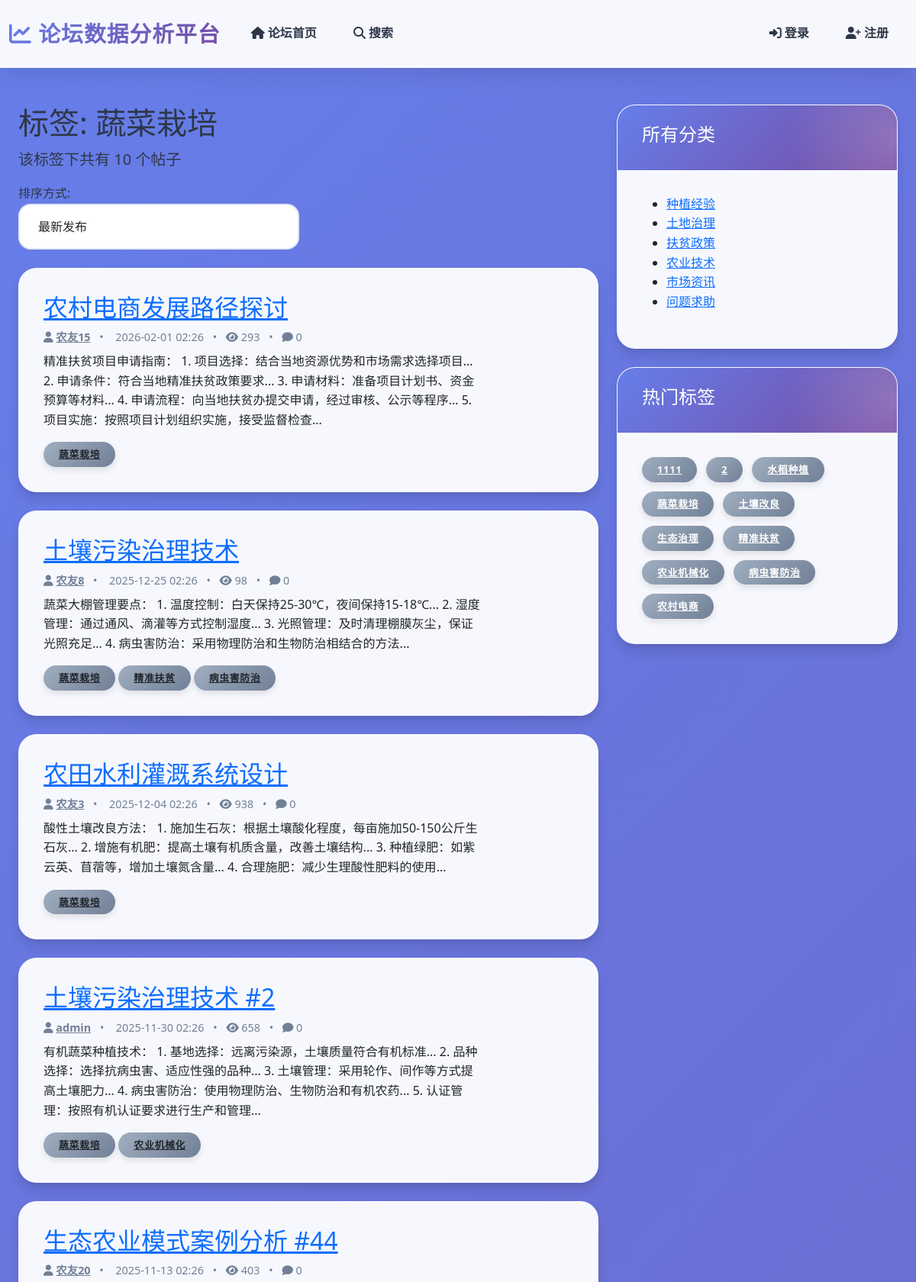
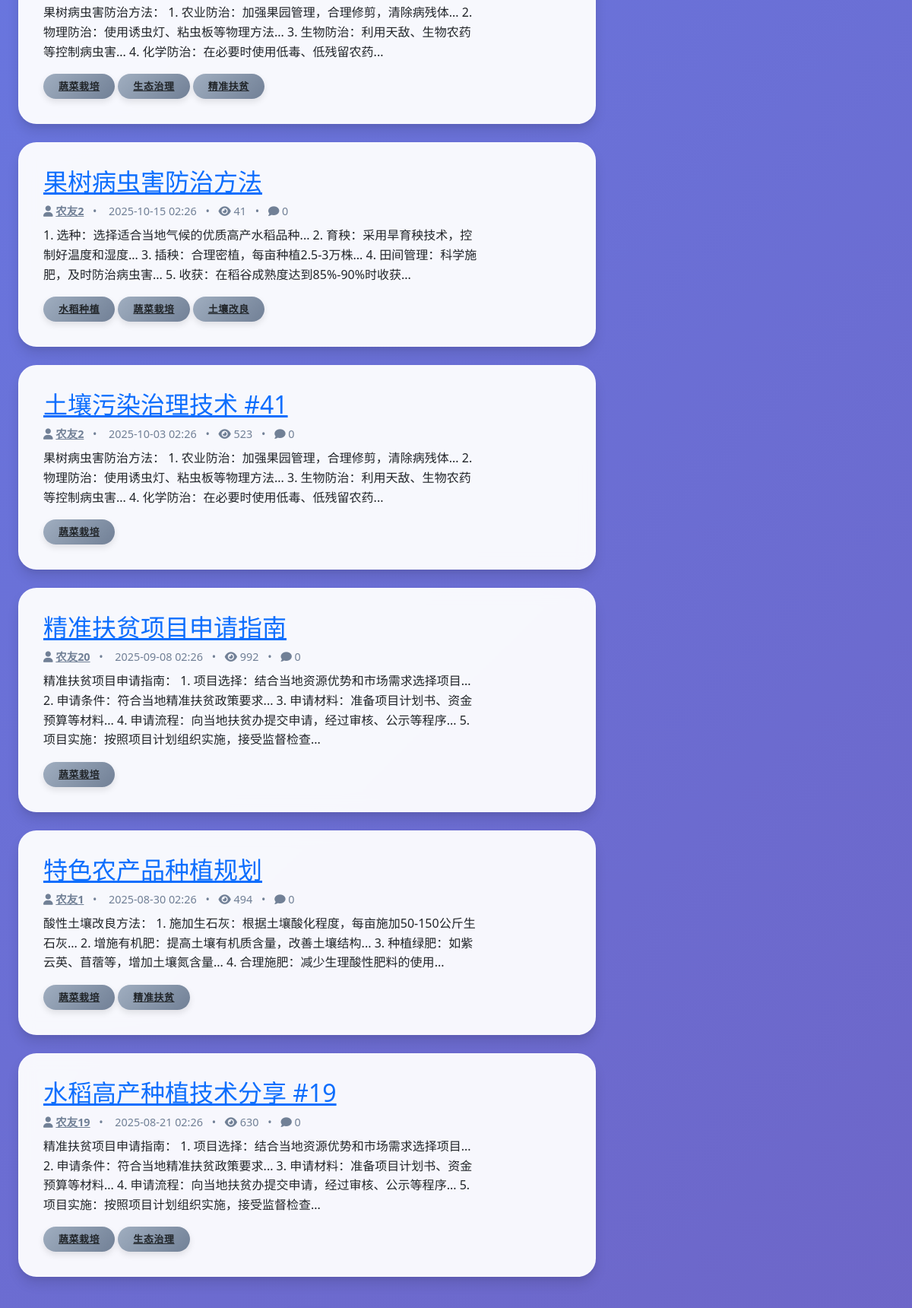
The page /forum/forum/tag/2 (upper part) on the database its author committed (2 pictures, top to bottom).
### app/models/tag.py (models this page shows, shortened)
class Tag(Treet_IP_Conn.Model):
    __tablename__ = 'tags'
    TagID = Treet_IP_Conn.Column(Treet_IP_Conn.Integer, primary_key=True, autoincrement=True)
    TagName = Treet_IP_Conn.Column(Treet_IP_Conn.String(50), nullable=False, unique=True, index=True)
    UsageCount = Treet_IP_Conn.Column(Treet_IP_Conn.Integer, default=0)

### app/models/post.py (models this page shows, shortened)
class Post(Treet_IP_Conn.Model):
    __tablename__ = 'posts'
    STATUS_PENDING = 'pending'
    STATUS_APPROVED = 'approved'
    STATUS_REJECTED = 'rejected'
    PostID = Treet_IP_Conn.Column(Treet_IP_Conn.Integer, primary_key=True, autoincrement=True)
    PostTitle = Treet_IP_Conn.Column(Treet_IP_Conn.String(200), nullable=False, index=True)  # 添加索引以优化标题搜索
    PostContent = Treet_IP_Conn.Column(Treet_IP_Conn.Text, nullable=False)
    PublishTime = Treet_IP_Conn.Column(Treet_IP_Conn.DateTime, nullable=True, index=True)  # 添加索引以优化发布时间查询
    LastModified = Treet_IP_Conn.Column(Treet_IP_Conn.DateTime, default=datetime.utcnow, onupdate=datetime.utcnow, index=True)  # 添加索引以优化修改时间查询
    CreationTime = Treet_IP_Conn.Column(Treet_IP_Conn.DateTime, default=datetime.utcnow, index=True)
    Status = Treet_IP_Conn.Column(Treet_IP_Conn.String(20), default=STATUS_PENDING, index=True)  # pending, approved, rejected
    ViewCount = Treet_IP_Conn.Column(Treet_IP_Conn.Integer, default=0, index=True)
    IsSticky = Treet_IP_Conn.Column(Treet_IP_Conn.Boolean, default=False, index=True)  # 是否置顶
    ReviewerID = Treet_IP_Conn.Column(Treet_IP_Conn.Integer, Treet_IP_Conn.ForeignKey('users.UserID', ondelete='SET NULL'), nullable=True, index=True)
    ReviewTime = Treet_IP_Conn.Column(Treet_IP_Conn.DateTime, nullable=True, index=True)
    ReviewComment = Treet_IP_Conn.Column(Treet_IP_Conn.Text, nullable=True)
    AIAuditResult = Treet_IP_Conn.Column(Treet_IP_Conn.Boolean, nullable=True, index=True)  # AI审核结果：True表示合规，False表示违规
    AIAuditTime = Treet_IP_Conn.Column(Treet_IP_Conn.DateTime, nullable=True, index=True)  # AI审核时间
    IsAIAudit = Treet_IP_Conn.Column(Treet_IP_Conn.Boolean, default=False, index=True)  # 是否由AI进行审核
    UserID = Treet_IP_Conn.Column(Treet_IP_Conn.Integer, Treet_IP_Conn.ForeignKey('users.UserID', ondelete='CASCADE'), nullable=False, index=True)
    reviewer = Treet_IP_Conn.relationship('User', foreign_keys=[ReviewerID], backref='reviewed_posts')
    comments = Treet_IP_Conn.relationship('Comment', backref='post', lazy='dynamic', cascade='all, delete-orphan')
    categories = Treet_IP_Conn.relationship('Category', secondary='postcategories', backref=Treet_IP_Conn.backref('posts', lazy='dynamic'))
    tags = Treet_IP_Conn.relationship('Tag', secondary=posttags, backref=Treet_IP_Conn.backref('posts', lazy='dynamic'))

### app/models/user.py (models this page shows, shortened)
class User(UserMixin, Treet_IP_Conn.Model):
    __tablename__ = 'users'
    UserID = Treet_IP_Conn.Column(Treet_IP_Conn.Integer, primary_key=True, autoincrement=True)
    UserName = Treet_IP_Conn.Column(Treet_IP_Conn.String(50), unique=True, nullable=False, index=True)
    RegistrationDate = Treet_IP_Conn.Column(Treet_IP_Conn.DateTime, default=datetime.utcnow, index=True)  # 添加索引以优化按注册时间查询
    LastLoginTime = Treet_IP_Conn.Column(Treet_IP_Conn.DateTime, default=datetime.utcnow, onupdate=datetime.utcnow, index=True)  # 添加索引以优化按登录时间查询
    PasswordHash = Treet_IP_Conn.Column(Treet_IP_Conn.String(255), nullable=False)
    Reputation = Treet_IP_Conn.Column(Treet_IP_Conn.Integer, default=0, index=True)  # 用户声望值
    Status = Treet_IP_Conn.Column(Treet_IP_Conn.Enum(UserStatus), default=UserStatus.ACTIVE, index=True)  # 添加索引以优化状态筛选
    Role = Treet_IP_Conn.Column(Treet_IP_Conn.Enum(UserRole), default=UserRole.USER, index=True)  # 添加用户角色
    UserBio = Treet_IP_Conn.Column(Treet_IP_Conn.Text, default='')  # 个人简介
    AvatarURL = Treet_IP_Conn.Column(Treet_IP_Conn.String(255), default='')  # 头像URL
    Points = Treet_IP_Conn.Column(Treet_IP_Conn.Integer, default=0, index=True)  # 积分余额
    Level = Treet_IP_Conn.Column(Treet_IP_Conn.Integer, default=1, index=True)  # 用户等级
    TotalPointsEarned = Treet_IP_Conn.Column(Treet_IP_Conn.Integer, default=0)  # 累计获得的积分
    ConsecutiveCheckInDays = Treet_IP_Conn.Column(Treet_IP_Conn.Integer, default=0)  # 连续签到天数
    LastCheckInDate = Treet_IP_Conn.Column(Treet_IP_Conn.Date, nullable=True)  # 最后签到日期
    IsPhoneBound = Treet_IP_Conn.Column(Treet_IP_Conn.Boolean, default=False)  # 是否绑定手机
    IsProfileCompleted = Treet_IP_Conn.Column(Treet_IP_Conn.Boolean, default=False)  # 是否完善个人资料
    posts = Treet_IP_Conn.relationship('Post', backref='author', foreign_keys='Post.UserID', lazy='dynamic', cascade='all, delete-orphan')
    comments = Treet_IP_Conn.relationship('Comment', backref='author', foreign_keys='Comment.UserID', lazy='dynamic', cascade='all, delete-orphan')

### app/models/category.py (models this page shows, shortened)
class Category(Treet_IP_Conn.Model):
    __tablename__ = 'categories'
    CategoryID = Treet_IP_Conn.Column(Treet_IP_Conn.Integer, primary_key=True, autoincrement=True)
    CategoryName = Treet_IP_Conn.Column(Treet_IP_Conn.String(50), nullable=False, unique=True, index=True)
    Description = Treet_IP_Conn.Column(Treet_IP_Conn.String(200))
    IsActive = Treet_IP_Conn.Column(Treet_IP_Conn.Boolean, default=True)

### app/routes/forum.py (the view)
@forum.route('/forum/tag/<int:tag_id>')
def tag_posts(tag_id):
    tag = Tag.query.get_or_404(tag_id)
    sort_by = request.args.get('sort', 'latest')
    page = request.args.get('page', 1, type=int)
    per_page = 10
    query = Post.query.options(Treet_IP_Conn.joinedload(Post.author)).join(Post.tags).filter(Tag.TagID == tag_id, Post.Status == 'approved')
    if sort_by == 'latest':
        query = query.order_by(Post.CreationTime.desc())
    elif sort_by == 'hottest':
        query = query.order_by(Post.CommentCount.desc())
    elif sort_by == 'most_viewed':
        query = query.order_by(Post.ViewCount.desc())
    posts = query.paginate(page=page, per_page=per_page, error_out=False)
    categories = Category.query.all()
    tags = Tag.query.order_by(desc(Tag.UsageCount)).limit(10).all()
    return render_template('forum/tag_posts.html',
                           tag=tag,
                           posts=posts,
                           categories=categories,
                           tags=tags,
                           sort_by=sort_by)

### app/templates/forum/tag_posts.html (shortened to what this page needs)
{% extends 'base.html' %}
{% block content %}
<div class="container mt-5">
    <div class="row">
        <div class="col-md-8">
            <div class="page-header">
                <h1>标签: {{ tag.TagName }}</h1>
                <p class="lead">该标签下共有 {{ tag.posts.count() }} 个帖子</p>
            </div>
            <div class="filter-bar mb-4">
                <div class="row">
                    <div class="col-md-6">
                        <div class="form-inline">
                            <label for="sort-by" class="mr-2">排序方式:</label>
                            <select id="sort-by" class="form-control" onchange="location = this.value;">
                                <option value="{{ url_for('forum.tag_posts', tag_id=tag.TagID, sort='latest') }}" {% if sort_by == 'latest' %}selected{% endif %}>最新发布</option>
                            </select>
                        </div>
                    </div>
                </div>
            </div>
            <div class="post-list">
                {% for post in posts.items %}
                <div class="card mb-4">
                    <div class="card-body">
                        <div class="row">
                            <div class="col-md-10">
                                <h2 class="card-title"><a href="{{ url_for('forum.post_detail', post_id=post.PostID) }}">{{ post.PostTitle }}</a></h2>
                                <div class="post-meta mb-2">
                                    <span><i class="fa fa-user"></i> <a href="{{ url_for('auth.profile', user_id=post.UserID) }}">{{ post.author.UserName }}</a></span>
                                    <span class="mx-2">•</span>
                                    <span> {{ post.CreationTime.strftime('%Y-%m-%d %H:%M') }}</span>
                                    <span class="mx-2">•</span>
                                    <span><i class="fa fa-eye"></i> {{ post.ViewCount or 0 }}</span>
                                    <span class="mx-2">•</span>
                                    <span><i class="fa fa-comment"></i> {{ post.CommentCount or 0 }}</span>
                                </div>
                                <p class="card-text">{{ post.PostContent|striptags|truncate(150) }}</p>
                                <div class="post-tags">
                                    {% for post_tag in post.tags %}
                                    <span class="badge badge-secondary">
                                        <a href="{{ url_for('forum.tag_posts', tag_id=post_tag.TagID) }}" class="text-dark">
                                            {{ post_tag.TagName }}
                                        </a>
                                    </span>
                                    {% endfor %}
                                </div>
                            </div>
                        </div>
                    </div>
                </div>
                {% endfor %}
            </div>
        </div>
        <div class="col-md-4">
            <div class="card mb-4">
                <div class="card-header bg-primary text-white">
                    <h4>所有分类</h4>
                </div>
                <div class="card-body">
                    <ul class="sidebar-list">
                        {% for category in categories %}
                        <li>
                            <a href="{{ url_for('forum.category_posts', category_id=category.CategoryID) }}">
                                {{ category.CategoryName }}
                            </a>
                        </li>
                        {% endfor %}
                    </ul>
                </div>
            </div>
            <div class="card mb-4">
                <div class="card-header bg-primary text-white">
                    <h4>热门标签</h4>
                </div>
                <div class="card-body">
                    <div class="tag-cloud">
                        {% for hot_tag in tags %}
                        <a href="{{ url_for('forum.tag_posts', tag_id=hot_tag.TagID) }}" class="badge badge-secondary">
                            {{ hot_tag.TagName }}
                        </a>
                        {% endfor %}
                    </div>
                </div>
            </div>
        </div>
    </div>
</div>
{% endblock %}

### app/static/css/modern_style.css (style rules this page uses)
:root { --primary-color: #667eea; --primary-dark: #5a67d8; --primary-light: #a3bffa; --secondary-color: #764ba2; --success-color: #48bb78; --danger-color: #f56565; --warning-color: #ed8936; --info-color: #4299e1; --light-color: #f7fafc; --dark-color: #2d3748; --text-primary: #2d3748; --text-secondary: #718096; --border-color: #e2e8f0; --shadow-sm: 0 1px 3px rgba(0, 0, 0, 0.12), 0 1px 2px rgba(0, 0, 0, 0.24); --shadow-md: 0 4px 6px rgba(0, 0, 0, 0.1), 0 2px 4px rgba(0, 0, 0, 0.06); --shadow-lg: 0 10px 15px rgba(0, 0, 0, 0.1), 0 4px 6px rgba(0, 0, 0, 0.05); --shadow-xl: 0 20px 25px rgba(0, 0, 0, 0.1), 0 10px 10px rgba(0, 0, 0, 0.04); --shadow-2xl: 0 25px 50px -12px rgba(0, 0, 0, 0.25); --gradient-primary: linear-gradient(135deg, #667eea 0%, #764ba2 100%); --gradient-success: linear-gradient(135deg, #48bb78 0%, #38a169 100%); --gradient-danger: linear-gradient(135deg, #f56565 0%, #e53e3e 100%); --gradient-info: linear-gradient(135deg, #4299e1 0%, #3182ce 100%); --gradient-warm: linear-gradient(135deg, #f093fb 0%, #f5576c 100%); --gradient-cool: linear-gradient(135deg, #4facfe 0%, #00f2fe 100%); --gradient-sunset: linear-gradient(135deg, #fa709a 0%, #fee140 100%); --gradient-ocean: linear-gradient(135deg, #a8edea 0%, #fed6e3 100%); --glass-bg: rgba(255, 255, 255, 0.95); --glass-border: rgba(255, 255, 255, 0.2); }
* { margin: 0; padding: 0; box-sizing: border-box; }
body { font-family: 'Segoe UI', 'PingFang SC', 'Microsoft YaHei', -apple-system, BlinkMacSystemFont, sans-serif; background: linear-gradient(135deg, #667eea 0%, #764ba2 50%, #f093fb 100%); background-attachment: fixed; background-size: 400% 400%; animation: gradientBG 15s ease infinite; color: var(--text-primary); line-height: 1.6; min-height: 100vh; }
.card { border: none; border-radius: 24px; box-shadow: var(--shadow-lg); transition: all 0.4s cubic-bezier(0.4, 0, 0.2, 1); background: var(--glass-bg); backdrop-filter: blur(10px); border: 1px solid var(--glass-border); overflow: hidden; margin-bottom: 2rem; position: relative; }
.card::before { content: ''; position: absolute; top: 0; left: 0; right: 0; height: 4px; background: var(--gradient-primary); opacity: 0; transition: opacity 0.3s ease; }
.card-header { background: var(--gradient-primary); color: white; border: none; padding: 1.5rem 2rem; font-weight: 700; font-size: 1.25rem; position: relative; overflow: hidden; }
.card-header::after { content: ''; position: absolute; top: -50%; right: -50%; width: 100%; height: 200%; background: radial-gradient(circle, rgba(255,255,255,0.2) 0%, transparent 70%); animation: shimmer 3s infinite; }
.card-body { padding: 2rem; }
.post-meta { font-size: 0.9rem; color: var(--text-secondary); margin-bottom: 1.25rem; }
.post-meta a { color: var(--text-secondary); transition: all 0.3s ease; font-weight: 600; }
.badge { padding: 0.625rem 1.25rem; border-radius: 24px; font-weight: 700; font-size: 0.8rem; text-transform: uppercase; letter-spacing: 0.75px; box-shadow: 0 4px 8px rgba(0, 0, 0, 0.1); transition: all 0.3s ease; }
.badge-secondary { background: linear-gradient(135deg, #a0aec0 0%, #718096 100%); color: white; }
.form-control { border-radius: 16px; border: 2px solid var(--border-color); padding: 1rem 1.5rem; transition: all 0.3s ease; font-size: 1rem; background: white; }
.container { max-width: 1280px; }
.tag-cloud { display: flex; flex-wrap: wrap; gap: 0.75rem; }

### rows shown on the page
Tag: TagName "蔬菜栽培"
Post: PostTitle "农村电商发展路径探讨", author.UserName "农友15", CreationTime "2026-02-01 02:26", ViewCount "293", CommentCount "0", PostContent "精准扶贫项目申请指南： 1. 项目选择：结合当地资源优势和市场需求选择项目... 2. 申请条件：符合当地精准扶贫政策要求... 3. 申请材料：准备项目计划书、资金预算等材料... 4. 申请流程：向当地扶贫办提交申请，经过审核、公示等程序... 5. 项目实施：按照项目计划组织实施，接受监督检查..."
Post: PostTitle "土壤污染治理技术", author.UserName "农友8", CreationTime "2025-12-25 02:26", ViewCount "98", CommentCount "0", PostContent "蔬菜大棚管理要点： 1. 温度控制：白天保持25-30℃，夜间保持15-18℃... 2. 湿度管理：通过通风、滴灌等方式控制湿度... 3. 光照管理：及时清理棚膜灰尘，保证光照充足... 4. 病虫害防治：采用物理防治和生物防治相结合的方法..."
Tag: TagName "精准扶贫"
Tag: TagName "病虫害防治"
Post: PostTitle "农田水利灌溉系统设计", author.UserName "农友3", CreationTime "2025-12-04 02:26", ViewCount "938", CommentCount "0", PostContent "酸性土壤改良方法： 1. 施加生石灰：根据土壤酸化程度，每亩施加50-150公斤生石灰... 2. 增施有机肥：提高土壤有机质含量，改善土壤结构... 3. 种植绿肥：如紫云英、苜蓿等，增加土壤氮含量... 4. 合理施肥：减少生理酸性肥料的使用..."
Post: PostTitle "土壤污染治理技术 #2", author.UserName "admin", CreationTime "2025-11-30 02:26", ViewCount "658", CommentCount "0", PostContent "有机蔬菜种植技术： 1. 基地选择：远离污染源，土壤质量符合有机标准... 2. 品种选择：选择抗病虫害、适应性强的品种... 3. 土壤管理：采用轮作、间作等方式提高土壤肥力... 4. 病虫害防治：使用物理防治、生物防治和有机农药... 5. 认证管理：按照有机认证要求进行生产和管理..."
Tag: TagName "农业机械化"
Post: PostTitle "生态农业模式案例分析 #44", author.UserName "农友20", CreationTime "2025-11-13 02:26", ViewCount "403", CommentCount "0", PostContent "果树病虫害防治方法： 1. 农业防治：加强果园管理，合理修剪，清除病残体... 2. 物理防治：使用诱虫灯、粘虫板等物理方法... 3. 生物防治：利用天敌、生物农药等控制病虫害... 4. 化学防治：在必要时使用低毒、低残留农药..."
Tag: TagName "生态治理"
Post: PostTitle "果树病虫害防治方法", author.UserName "农友2", CreationTime "2025-10-15 02:26", ViewCount "41", CommentCount "0", PostContent "1. 选种：选择适合当地气候的优质高产水稻品种... 2. 育秧：采用旱育秧技术，控制好温度和湿度... 3. 插秧：合理密植，每亩种植2.5-3万株... 4. 田间管理：科学施肥，及时防治病虫害... 5. 收获：在稻谷成熟度达到85%-90%时收获..."
Tag: TagName "水稻种植"
Tag: TagName "土壤改良"
Post: PostTitle "土壤污染治理技术 #41", author.UserName "农友2", CreationTime "2025-10-03 02:26", ViewCount "523", CommentCount "0", PostContent "果树病虫害防治方法： 1. 农业防治：加强果园管理，合理修剪，清除病残体... 2. 物理防治：使用诱虫灯、粘虫板等物理方法... 3. 生物防治：利用天敌、生物农药等控制病虫害... 4. 化学防治：在必要时使用低毒、低残留农药..."
Post: PostTitle "精准扶贫项目申请指南", author.UserName "农友20", CreationTime "2025-09-08 02:26", ViewCount "992", CommentCount "0", PostContent "精准扶贫项目申请指南： 1. 项目选择：结合当地资源优势和市场需求选择项目... 2. 申请条件：符合当地精准扶贫政策要求... 3. 申请材料：准备项目计划书、资金预算等材料... 4. 申请流程：向当地扶贫办提交申请，经过审核、公示等程序... 5. 项目实施：按照项目计划组织实施，接受监督检查..."
Post: PostTitle "特色农产品种植规划", author.UserName "农友1", CreationTime "2025-08-30 02:26", ViewCount "494", CommentCount "0", PostContent "酸性土壤改良方法： 1. 施加生石灰：根据土壤酸化程度，每亩施加50-150公斤生石灰... 2. 增施有机肥：提高土壤有机质含量，改善土壤结构... 3. 种植绿肥：如紫云英、苜蓿等，增加土壤氮含量... 4. 合理施肥：减少生理酸性肥料的使用..."
Post: PostTitle "水稻高产种植技术分享 #19", author.UserName "农友19", CreationTime "2025-08-21 02:26", ViewCount "630", CommentCount "0", PostContent "精准扶贫项目申请指南： 1. 项目选择：结合当地资源优势和市场需求选择项目... 2. 申请条件：符合当地精准扶贫政策要求... 3. 申请材料：准备项目计划书、资金预算等材料... 4. 申请流程：向当地扶贫办提交申请，经过审核、公示等程序... 5. 项目实施：按照项目计划组织实施，接受监督检查..."
Category: CategoryName "种植经验"
Category: CategoryName "土地治理"
Category: CategoryName "扶贫政策"
Category: CategoryName "农业技术"
Category: CategoryName "市场资讯"
Category: CategoryName "问题求助"
Tag: TagName "1111"
Tag: TagName "2"
Tag: TagName "农村电商"

### other values the page prints
{{ tag.posts.count() }} "10"
